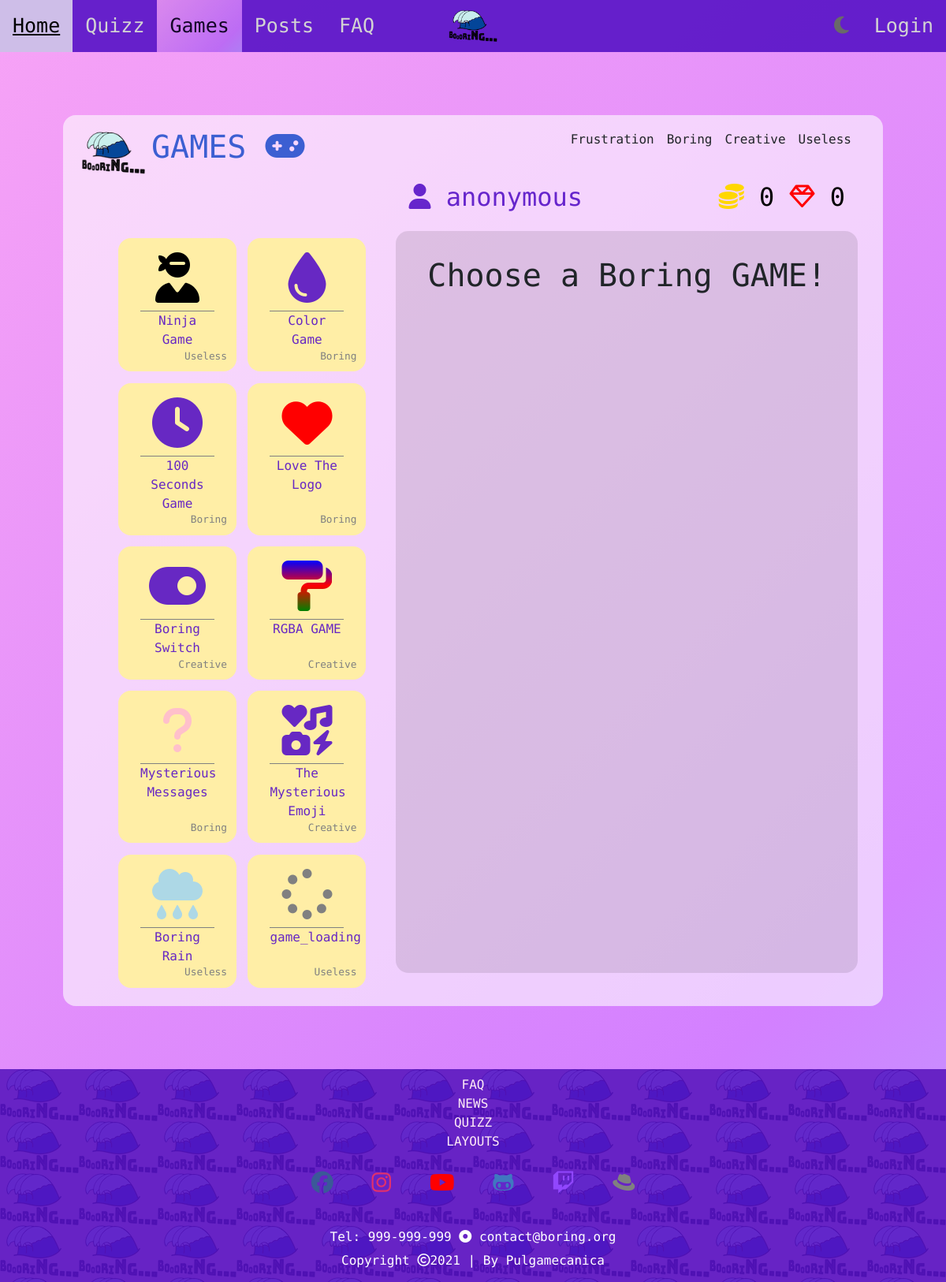
/games, run on the app's committed database.
### boring/models.py (models this page shows, shortened)
class Game(models.Model):
    class GameCategory(models.IntegerChoices):
        USELESS = 0
        CREATIVE = 1
        BORING = 2
        FRUSTRATION = 3
    name = models.CharField(max_length = 30)
    description = models.CharField(max_length = 150)
    iconClass1 = models.CharField(max_length = 5, blank=True, default='')
    iconClass2 = models.CharField(max_length = 15, blank=True, default='')
    function = models.CharField(max_length = 50, default='')
    hint_text = models.CharField(max_length = 200, blank=True, default='')
    points_per_win = models.IntegerField(default = 10)
    likes = models.IntegerField(default = 0)
    active = models.BooleanField(default=False)
    created_at = models.DateTimeField(auto_now_add=True)
    category = models.IntegerField(choices=GameCategory.choices, default=False)
    user = models.ForeignKey(BoringUser, on_delete=models.CASCADE, related_name="games")
    times_played = models.IntegerField(default = 0)
    def getCat(self):
        return self.GameCategory.choices[self.category]

### boring_website/views.py (the view)
# urls.py: path('games', views.games_page_view, name='games'),
def games_page_view(request):
    active_games = {'games': Game.objects.all().filter(active=True), 'games_by_cat': enumerate([(category[0], category[1], Game.objects.all().filter(category=category[0]).filter(active=True)) for category in Game.GameCategory.choices])}
    return render(request, 'boring_website/games.html', active_games)

### boring_website/templates/boring_website/games.html (shortened to what this page needs)
{% extends 'boring_website/base.html' %}
{% block main %}
<div class="games-container" id="games-active">
        {% load static %}
		<h1><img src="{% static 'boring_website/images/logo100px.png' %}">GAMES <i class="fas fa-gamepad"></i></h1>
        {% for index, category in games_by_cat %}
            <ul class="dropdown">
                {{ category.1 }}
		    </ul>
        {% endfor %}
		<div class="games-grid">
			<div class="games-options">
				<div class="games-flex-container">
                    {% for game in games  %}
                        <a href="#load-game-section" onclick="loadGame('{{ game.function }}', '{{game.likes}}')">
                            <article>
                                <i class="{{ game.iconClass1 }} {{ game.iconClass2 }}"></i>
                                <h6> {{ game.getCat.1 }} </h6>
                                <p> {{ game.name }} </p>
                            </article>
                        </a>
                    {% endfor %}
				</div>
			</div>
			<main class="game-player-section">
				<h2>
                    {% if user.is_authenticated %}
                        <i class="fas fa-user"></i> {{ request.user.username }}
                        <span class="right"><i class="fas fa-coins"></i> {{ request.user.boringuser.boring_coins }} <i class="far fa-gem"></i> {{ request.user.boringuser.boring_diamonds }} </span>
                    {% else %}
                        <i class="fas fa-user"></i> anonymous
                        <span class="right"><i class="fas fa-coins"></i> 0 <i class="far fa-gem"></i> 0 </span>
                    {% endif %}
				</h2>
				<div id="load-game-section" class="game-play-area">
					<h1 class="active-game choose-game"> Choose a Boring GAME!</h1>
				</div>
			</main>
		</div>
	</div>
{% endblock %}

### boring_website/static/boring_website/css/base.css (style rules this page uses)
* { scroll-behavior: smooth; box-sizing: border-box; padding: 0; margin: 0; }
html { width: 100%; }
body { width: 100%; margin: 0; background: linear-gradient(-45deg, #17eb76, #0be683, #4fe3b9, #8cd5ff, #d380ff, #f7a3f6); background-size: 400% 400%; animation: gradient 10s ease infinite; font-family: 'Nova Mono', monospace; }

### boring_website/static/boring_website/css/home.css (style rules this page uses)
.intro-box h1, h5, h6, p { margin: 10px; }
.donation-box h1, .donation-box h2, p { text-align: center; }

### boring_website/static/boring_website/css/games.css (style rules this page uses)
.games-container { margin: 5rem; padding: 1rem 2rem; background-color: rgba(255, 255, 255, 0.6); border-radius: 1em; position: relative; }
.games-container > h1 { color: #3c5fd2; display: inline; font-size: 250%; }
.games-container h1 img { width: 80px; height: auto; transform: translate(-10%, 10%); }
.games-container ul { float: right; padding-left: 0.5rem; padding-right: 0.5rem; cursor: pointer; border-top: 3px rgba(0, 0, 0, 0) solid; }
.games-grid { display: grid;grid-template-columns: [games-options] 40% [game-player-section] 60%; }
.games-grid .games-options { grid-column: 1 / 2; grid-row: 1; }
.games-grid .game-player-section { grid-column: 2 / 3;grid-row: 1; }
.games-container .games-flex-container { margin-top: 5rem; display: flex; flex-flow: row wrap; justify-content: center; align-items: stretch; }
.games-container .games-flex-container > a { background-color: #ffeea6; margin: 0.45rem; width: 150px; text-align: center; padding: 1rem; border-radius: 1em; border-width: 2px; border-style: solid; border-color: rgba(0, 0 ,0 ,0); text-decoration: none; color: #5712c7e6; overflow: hidden; position: relative; }
.games-container .games-flex-container a article i { font-size: 400%; }
.games-container .games-flex-container a article .fa-paint-roller { background: -webkit-linear-gradient(blue, red, green);-webkit-background-clip: text;-webkit-text-fill-color: transparent; }
.games-container .games-flex-container a article .fa-question { color: pink; }
.games-container .games-flex-container a article .fa-cloud-rain { color: lightblue; }
.games-container .games-flex-container a article .fa-heart { color: red; }
.games-container .games-flex-container a article .fa-spinner { color: gray; }
.games-container .games-flex-container a article .fa-user-ninja { color: black; }
.games-container .games-flex-container a article p { border-top: 1px gray solid; }
.games-container .games-flex-container a article h6 { position: absolute; bottom: 0; right: 0; font-size: 80%; color: gray; }
.games-grid .game-player-section > h2 { padding: 1rem;color: rgba(87, 18, 199, 0.90); }
.games-grid .game-player-section > h2 .fa-gem { color: red; }
.games-grid .game-player-section > h2 .fa-coins { color: gold; }
.games-grid .game-player-section .right { color: black;float: right; }
.games-grid .game-player-section > .game-play-area { min-height: 90%; background-color: rgba(0 ,0, 0, 0.1); border-radius: 1em; text-align: center; padding: 2rem; }
.game-play-area .choose-game { margin: auto; }

### data on the page
Game: getCat.1 "Useless", name "Ninja Game"
Game: getCat.1 "Boring", name "Color Game"
Game: getCat.1 "Boring", name "100 Seconds Game"
Game: getCat.1 "Boring", name "Love The Logo"
Game: getCat.1 "Creative", name "Boring Switch"
Game: getCat.1 "Creative", name "RGBA GAME"
Game: getCat.1 "Boring", name "Mysterious Messages"
Game: getCat.1 "Creative", name "The Mysterious Emoji"
Game: getCat.1 "Useless", name "Boring Rain"
Game: getCat.1 "Useless", name "game_loading"

### other printed values
{{ category.1 }} "Useless" "Creative" "Boring" "Frustration"
